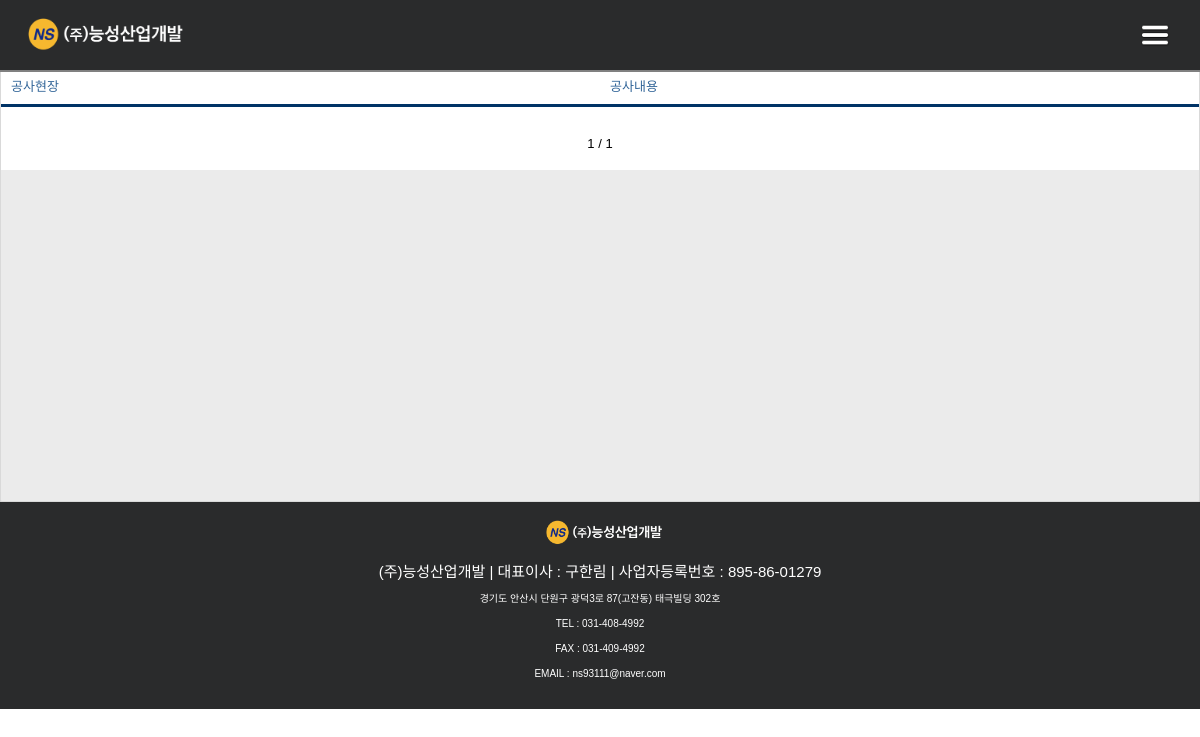
Page /menu_3 on the earlier database version.
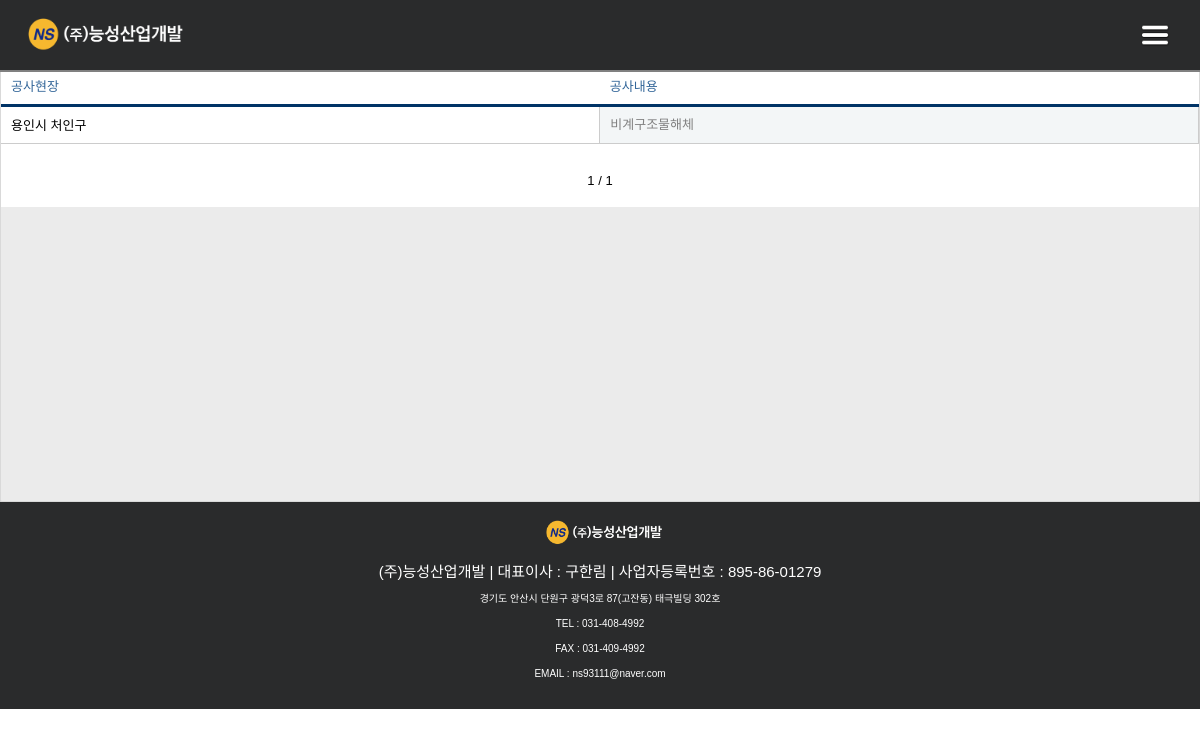
Same page on the later database version.
### web/models.py (models this page shows, shortened)
class Result_post(models.Model):
    text = models.TextField(max_length=5000, blank=True, null=True)
    address = models.CharField(max_length=200)
    business_name = models.CharField(max_length=200)
    business_start_at = models.DateField(null=True, blank=True)
    business_finish_at = models.DateField(null=True, blank=True)
    file_1 = models.FileField(upload_to='files/', null=True, blank=True)
    file_2 = models.FileField(upload_to='files/', null=True, blank=True)
    file_3 = models.FileField(upload_to='files/', null=True, blank=True)
    file_4 = models.FileField(upload_to='files/', null=True, blank=True)
    file_5 = models.FileField(upload_to='files/', null=True, blank=True)
    class Meta:
        db_table = 'result_posts'

### web/views.py (the view)
# urls.py: path('menu_3', views.menu_3, name='menu_3'),
def menu_3(request):
	result_posts_all = Result_post.objects.all().order_by('-id')
	page_number = int(request.GET.get('p', 1))
	pagenator = Paginator(result_posts_all, 11)
	result_posts = pagenator.get_page(page_number)
	return render(request, 'web/menu_3.html', {'result_posts':result_posts})

### web/templatetags/custom_tag.py (called while the page is built)
@register.filter
def result_post_slice(title):
	if len(title) > 70:
		title = title[:70] + '...'
		return title
	else :
		return title

### web/templates/web/menu_3.html (shortened to what this page needs)
{%extends 'web/base.html'%}
{%load static%}
{%load custom_tag%}
{%block content%}
<section id="block_wrap_section">
  <section id="container_section">
    <br><br><br>
    <div class="result_box">
      <table class="result_table">
        <thead>
              <tr>
                <th scope="cols">공사현장</th>
                <th scope="cols">공사내용</th>
              </tr>
        </thead>
        <tbody>
          {%for result_post in result_posts%}
              <tr>
                <td class="posts_table_title">
                  <a href="{%url 'web:detail_result' result_post.pk%}">
                  {{result_post.address | result_post_slice}}
                  </a>
                </td>
                <th scope="row"><a href="{%url 'web:detail_result' result_post.pk%}">{{result_post.business_name | result_post_slice}}</a></th>
              </tr>
           {%endfor%}
        </tbody>
        </table>
        <table class="page_box">
            <tr>
              <td>{{ result_posts.number }} / {{ result_posts.paginator.num_pages }}</td>
            </tr>
        </table>
     </div>
  </section>
</section>
{%endblock%}

### web/templates/web/base.html (shortened to what this page needs)
{%load static%}
<!DOCTYPE html>
<html>
<head>
	<link rel="stylesheet" href="{%static 'web/css/reset.css'%}">
	<link rel="stylesheet" href="{%static 'web/css/base.css'%}">
	<link rel="stylesheet" href="{%static 'web/css/base_menu.css'%}">
	<link rel="stylesheet" href="{%static 'web/css/main.css'%}">
	<link rel="stylesheet" href="{%static 'web/css/menu_1.css'%}">
	<link rel="stylesheet" href="{%static 'web/css/menu_2.css'%}">
	<link rel="stylesheet" href="{%static 'web/css/menu_3.css'%}">
	<link rel="stylesheet" href="{%static 'web/css/menu_4.css'%}">
	<link rel="stylesheet" href="{%static 'web/css/menu_5.css'%}">
	<link rel="stylesheet" href="{%static 'web/css/menu_6.css'%}">
	<link rel="stylesheet" href="{%static 'web/css/detail_notice.css'%}">
	<link rel="stylesheet" href="{%static 'web/css/detail_information.css'%}">
	<link rel="stylesheet" href="{%static 'web/css/detail_result.css'%}">
	<link rel="stylesheet" href="{%static 'web/css/input_information_post_password.css'%}">
	<link rel="stylesheet" href="{%static 'web/css/check_password_information_post.css'%}">
	<link rel="stylesheet" href="{%static 'web/css/magnific-popup.css'%}">
</head>
<body>
	<section id="header_section">
		<div class="main_icon_box">
			<a href="{%url 'web:main'%}">
				<img src="{%static 'web/img/logo.png'%}">
			</a>
		</div>
		<div class="mobile_toggle_menu_btn">
			<img src="{%static 'web/img/toggle_menu_btn.png'%}">
		</div>
	</section>
	<section id="content_section">
		{%block content%}
		{%endblock%}
	</section>
	<section id="footer_section">
		<br>
		<div class="sub_icon_box">
			<img src="{%static 'web/img/logo.png'%}">
		</div>
		<div class="contact_box">
			<br>
			<h1>(주)능성산업개발 | 대표이사 : 구한림 | 사업자등록번호 : 895-86-01279<h1><br>
			<p>경기도 안산시 단원구 광덕3로 87(고잔동) 태극빌딩 302호</p><br>
			<p>TEL : 031-408-4992</p><br>
			<p>FAX : 031-409-4992</p><br>
			<p>EMAIL : ns93111@naver.com</p><br><br>
		</div>
	</section>
</body>
</html>

### web/static/web/css/base.css (style rules this page uses)
body { display: flex; flex-direction: column; width: 100%; height:auto; font-family: 'Noto Sans KR', sans-serif; }
#header_section { order:1; display: flex; flex-direction: row; justify-content: space-between; align-items: center; background: #2A2B2C; height: 130px; border-bottom: 2px solid gray; }
.main_icon_box { padding-left: 100px; order:1; }
.main_icon_box img { width: 350px; height: 70px; }
#content_section { order:2; height:auto; }
#footer_section { order:3; display: flex; flex-direction: column; align-items: center; background: #2A2B2C; }
.sub_icon_box { order:1; }
.sub_icon_box img { width: 300px; height: 60px; }
.contact_box { order:2; text-align: center; }
.contact_box h1, .contact_box p { color:white; font-size: 15px; font-weight: 100; }
.mobile_toggle_menu_btn { display:none; }
@media all and (max-width:1280px) { body { width:100%; height:auto; } }
@media all and (max-width:1280px) { #header_section { width: 100%; height: 70px; justify-content:space-between; position: fixed; margin:0px; padding:0px; } }
@media all and (max-width:1280px) { .mobile_toggle_menu_btn { display:contents; width:150px; height:1000px; overflow:scroll; } }
@media all and (max-width:1280px) { .mobile_toggle_menu_btn img { width:30px; height:30px; margin-right:30px; order:2; cursor:pointer; } }
@media all and (max-width:1280px) { .main_icon_box { margin:0px; padding:0px; } }
@media all and (max-width:1280px) { .main_icon_box a img { margin:0px; padding:0px; width:200px; height:40px; } }
@media all and (max-width:1280px) { #content_section { width:100%; } }
@media all and (max-width:1280px) { #footer_section { width:100%; height:auto; } }
@media all and (max-width:1280px) { .sub_icon_box { width:100%; text-align:center; height:auto; } }
@media all and (max-width:1280px) { .contact_box { height:auto; width:100%; } }
@media all and (max-width:1280px) { .sub_icon_box img { width:150px; height:30px; } }
@media all and (max-width:1280px) { .contact_box h1 p { font-size:10px; } }

### web/static/web/css/base_menu.css (style rules this page uses)
#block_wrap_section { height: auto; display: flex; flex-direction: row; justify-content:center; padding-bottom: 50px; }
#container_section { height:auto; float: left; width: 960px; background: #ebebeb; border-radius: 2px; border: 0.5px solid #d9d9d9; box-shadow: 0.5px 0.5px 0.5px 0.5px #c4c4c4; padding-bottom:30px; padding-left:30px; padding-right:30px; margin-left: 50px; }
@media all and (max-width:1280px) { #block_wrap_section { margin: 0px; padding: 0px; width: 100%; height: auto; overflow: hidden; } }
@media all and (max-width:1280px) { #container_section { width: 100%; height: auto; margin: 0px; padding: 0px; overflow: hidden; min-height:500px; } }

### web/static/web/css/menu_3.css (style rules this page uses)
.result_box { background: white; width: 100%; height: 500px; }
.result_table { margin: auto; border-collapse: collapse; text-align: left; line-height: 15px; width: 100%; }
.result_table thead th { font-size: 18px; padding: 10px; font-weight: 500; vertical-align: top; color: #369; border-bottom: 3px solid #036; }
.result_table thead th:nth-child(1) { width:400px; }
.result_table thead th:nth-child(2) { width:400px; }
.result_table tbody th { height: 10px; padding: 10px; font-size: 13px; font-weight: 300; vertical-align: top; border-bottom: 1px solid #ccc; background: #f3f6f7; border-right: 1px solid #ccc; }
.result_table tbody tr th a { color:gray; font-size: 13px; }
.posts_table_title { padding: 10px; vertical-align: top; border-right: 1px solid #ccc; border-bottom: 1px solid #ccc; }
.posts_table_title a { color:black; font-size: 13px; font-weight: 100; }
.page_box { text-align: center; width: 300px; margin: auto; margin-top: 30px; }
.page_box td { width: 100px; }
@media all and (max-width:1280px) { .result_box { width: 100%; height: auto; margin-top: 20px; padding-bottom: 20px; } }
@media all and (max-width:1280px) { .result_table thead tr th { font-size: 13px; } }
@media all and (max-width:1280px) { .page_box tr td a, .page_box tr td { font-size: 13px; } }

Differences in the rows shown:
added Result_post: address|result_post_slice "용인시 처인구", business_name|result_post_slice "비계구조물해체"
